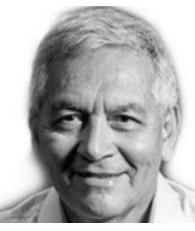
#> input picture imgs/Camacho.jpg, 195 x 231 px; its folder holds only this picture in this run
$ jupyter execute --allow-errors EigenVargas_196x231.ipynb
#> lines starting #> are read from the running program, lines starting #| are printed output that depends on the picture
# Objetivo:
Reconhecer a face de professores da EMAp com base em fotos achadas em buscas na Web. Para isso, utilizaremos Eigenfaces. A seguir, o passo-a-passo seguido no script:

## Passo a passo:

0. Selecionar nosso dataset, preenchido com imagens de professores, e completo com imagens de outro dataset encontrado na web.
1. Preparar o dataset, recortando as faces dos professores conforme necessário e colocando fundo branco.
2. Dessas imagens, pegar uma para treinamento e deixar as outras como teste (feita renomeando as de teste com números no final).
3. Recortar as imagens em um tamanho padronizado e convertê-las para preto e branco 8bits(feito em outro notebook).
4. Achatar as imagens, de matrizes para vetores
5. Calcular a face média das imagens de treinamento.
6. Normalizar as imagens de treinamento, de cada uma delas, subtrair a face média
7. Calcular a matriz de convariância,
8. Extrair os autovetores,
9. Calcular as Eigenfaces - Autovetores x Faces normalizadas
10. Calcular os pesos das imagens.

# Fundamentação teórica

A aceitação ou recusa de uma imagem como face ou não se dá pela mensuração da sua diferença da imagem em contraste ao que o programa considera como face, isto é, o erro da projeção da imagem de entrada sobre o espaço vetorial gerado pelas eigenfaces.

O procedimento é feito colpasando as informações das imagens (pixels) em vetores unidimensionais, que irão compor as linhas da matriz. Com a matriz em mãos, podemos realizar sua decomposição SVD para descobrir seus autovalores e autovetores. Os autovetores, presentes na matriz U, terão o número de pixels de uma imagem, e, após o redimensionamento, podem ser visualizados como faces, isto é, "eigenfaces" (fazendo uma alusão ao termo "eigenvectors", ou autovetores, em inglês).

Por fim, o reconhecimento ou não de uma imagem de entrada como face se dará pelo erro da projeção no espaço gerado pelas eigenfaces. No caso deste ser numericamente maior que um limite imposto, será recusado. Caso seja menor, será aceito. De forma complementar, o nosso programa tenta identificar a qual imagem de treinamento o input se relaciona.

# Resultados

Tivemos duas abordagens similares impostas pela natureza do dataset. Na primeira abordagem, tentantos puramente reconhecer faces, e, se possível atrelá-las a um individuo, usando uma maçã como objeto de controle. Obtivemos taxa de sucesso de **11/18**. Na segunda, tentamos dar match dos inputs com os professores corretos, obtendo assim uma taxa de sucesso de **8/12**

### Importação os pacotes necessários

[cell 1]
from matplotlib import pyplot as plt
from matplotlib.image import imread
import numpy as np
import os
import re

### Definindo o diretório das imagens, listando as mesmas e definindo a altura e largura das imagens.

[cell 2]
dataset_path = "imgs/"
images  = os.listdir(dataset_path)
print(images)
width  = 195
height = 231

## Aqui foram definidas as imagens de teste e de treinamento.
* train_images - Imagens de treinamento, usadas para identificar as outras, basicamente as que não possuem números no nome;
* test_images - Imagens que serão testadas no final.

[cell 3]
train_images = []
test_images = []
def hasNumbers(inputString):
    return bool(re.search(r'\d', inputString))

for i in images:
    test = hasNumbers(i)
    if test == False:
        train_images.append(i)
    else:
        test_images.append(i)

train_images

## Criação do array que irá conter as imagens de treinamento
training_tensor é criada como um ndarray de tamanho fixo (quantidade de imagens por (altura x largura)) e contém valores em formato float64.
A estrutura de repetição pegará cada imagem definida como de treinamento e adicionará ao Array.

[cell 4]
training_tensor = np.ndarray(shape=(len(train_images), height*width), dtype=np.float64)

for i in range(0, len(train_images)):
    img = plt.imread(dataset_path + train_images[i])
#> img is the input picture: shape (231, 195); min 0, max 255, mean 180.3
    training_tensor[i,:] = np.array(img, dtype='float64').flatten()
    plt.subplot(2,4,1+i)
    plt.imshow(img, cmap='gray')
    plt.tick_params(labelleft='off', labelbottom='off', bottom='off',top='off',right='off',left='off', which='both')
plt.show()

O mesmo do passo anterior será feito com as imagens de teste.

[cell 5]
print('Test Images:')
testing_tensor = np.ndarray(shape=(len(test_images), height*width), dtype=np.float64)
# Essa é a matriz com as imagens que serão testadas posteriormente

for i in range(len(test_images)):
    img = imread(dataset_path + test_images[i])
    testing_tensor[i,:] = np.array(img, dtype='float64').flatten()
    plt.subplot(3,6,1+i)
    plt.title(test_images[i].split('.')[0])
    plt.imshow(img, cmap='gray')
    plt.subplots_adjust(right=1.2, top=1.2)
    plt.tick_params(labelleft='off', labelbottom='off', bottom='off',top='off',right='off',left='off', which='both')
plt.show()

## Face média

Nesse passo é feito o calculo da face média, recursivamente somando cada imagem do training_tensor ao array de zeros criado para a mean_face, e dividindo pelo total de faces ao final

[cell 6]
mean_face = np.zeros((1,height*width))

for i in training_tensor:
    mean_face = np.add(mean_face,i)

mean_face = np.divide(mean_face,float(len(train_images))).flatten()

plt.imshow(mean_face.reshape(height, width), cmap='gray')
plt.tick_params(labelleft='off', labelbottom='off', bottom='off',top='off',right='off',left='off', which='both')
plt.show()
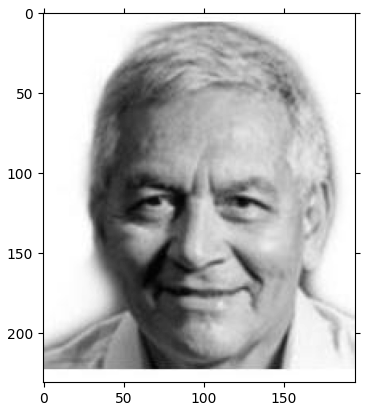
#> figure drawn by matplotlib, 1 panel

## Faces normalizadas

Aqui as faces são normalizadas, subtraindo de cada uma a face média.

[cell 7]
normalised_training_tensor = np.ndarray(shape=(len(train_images), height*width))

for i in range(len(train_images)):
    normalised_training_tensor[i] = np.subtract(training_tensor[i],mean_face)

for i in range(len(train_images)):
    img = normalised_training_tensor[i].reshape(height,width)
    plt.subplot(2,4,1+i)
    plt.imshow(img, cmap='gray')
    plt.tick_params(labelleft='off', labelbottom='off', bottom='off',top='off',right='off',left='off', which='both')
plt.show()
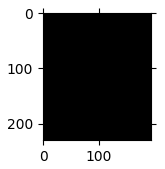
#> figure drawn by matplotlib, 1 panel

$ run again, on imgs/Camacho_4.jpg
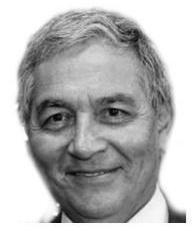
#> input picture imgs/Camacho_4.jpg, 195 x 231 px
#> img is the input picture: shape (231, 195); min 0, max 255, mean 180
#> `plt.show()`:
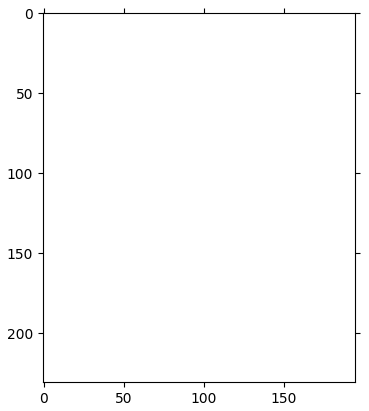
#> figure drawn by matplotlib, 1 panel
#> `plt.show()`:
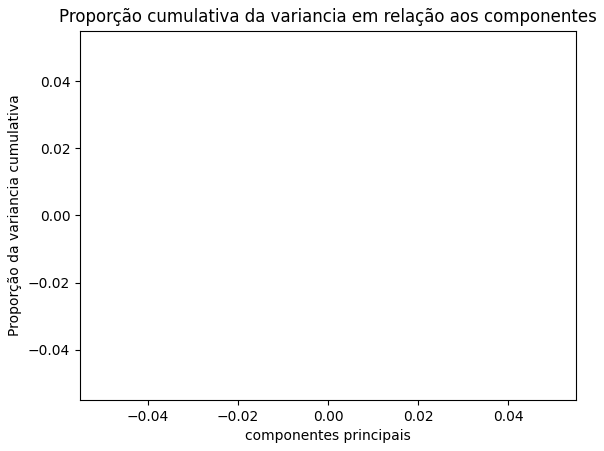
#> figure drawn by matplotlib, 1 panel
#> weights_test = nan
#> dif = empty array

$ run again, on imgs/Renato.jpg
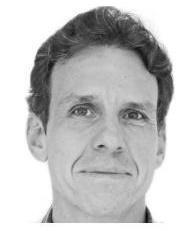
#> input picture imgs/Renato.jpg, 195 x 231 px
#> img is the input picture: shape (231, 195); min 3, max 255, mean 196.9
#> `plt.show()`:
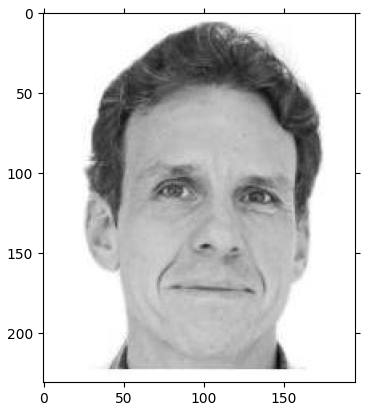
#> figure drawn by matplotlib, 1 panel

$ run again, on imgs/Renato_1.jpg
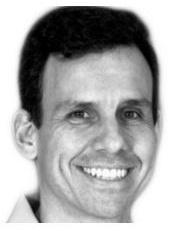
#> input picture imgs/Renato_1.jpg, 195 x 231 px
#> img is the input picture: shape (231, 195); min 0, max 255, mean 176.6
#> `plt.show()`:
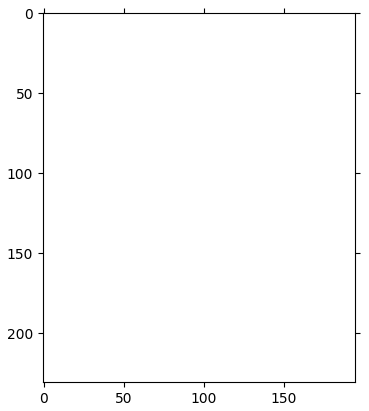
#> figure drawn by matplotlib, 1 panel
#> `plt.show()`:
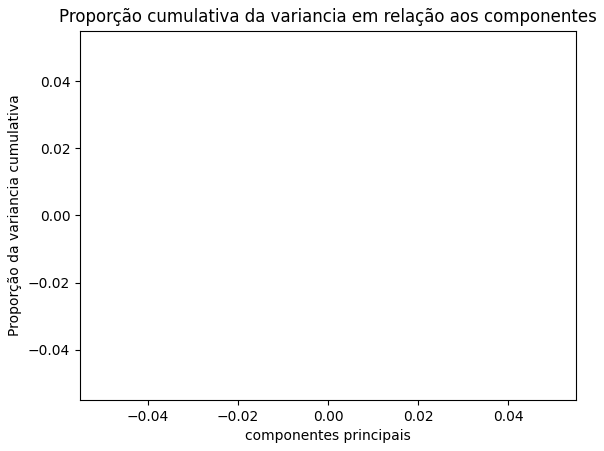
#> figure drawn by matplotlib, 1 panel
#> weights_test = nan
#> dif = empty array

$ run again, on imgs/Camacho_1.jpg
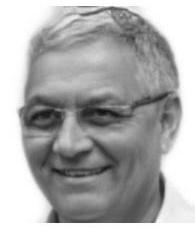
#> input picture imgs/Camacho_1.jpg, 195 x 231 px
#> img is the input picture: shape (231, 195); min 12, max 255, mean 172.8
#> `plt.show()`:
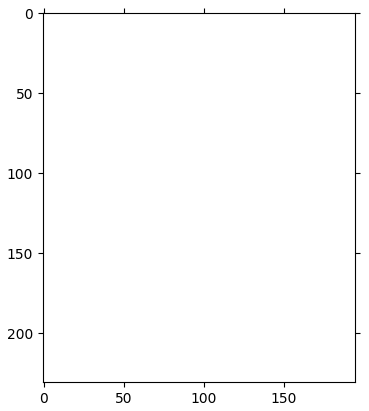
#> figure drawn by matplotlib, 1 panel
#> `plt.show()`:
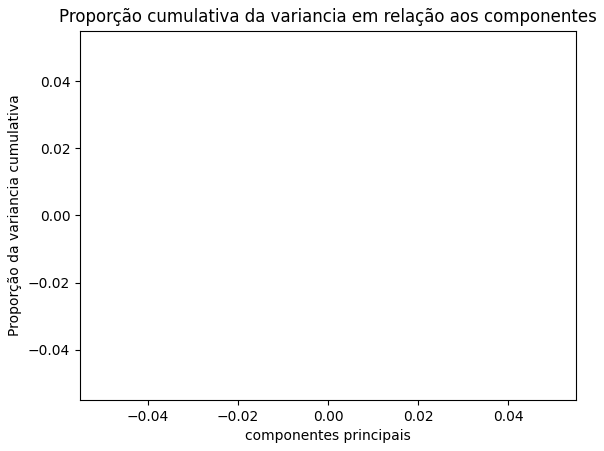
#> figure drawn by matplotlib, 1 panel
#> weights_test = nan
#> dif = empty array
